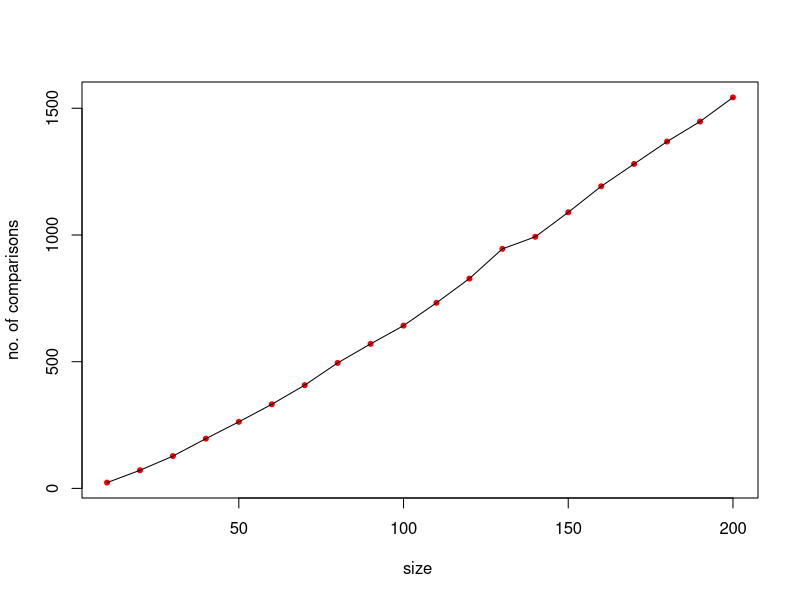

This figure's R source:
make.some_function<-function(){
  count<-0
  f<-function(){
    count<<-count+1
    
  }
  return(f)
}

some_function<-make.some_function()

quicksort<-function(arr){
  
  mid<-sample(arr,1)
  left<-c()
  right<-c()
  
  lapply(arr[arr != mid],function(d){
    if(d<mid){
      left<<-c(left,d)
      some_function()
    }
    else{
      right<<-c(right,d)
      some_function()
    }
  })
  
  if(length(left) > 1 ){
    
    left<- quicksort(left)
  }
  
  if(length(right) > 1){
    
    right<-quicksort(right)
  }
  
  c(left,mid,right)
}


no_compare<-c(0,0,0,0,0,0,0,0,0,0,0,0,0,0,0,0,0,0,0,0)
for (case in (1:20)*10) {
  
  a<- array(runif(case, min=0, max = 1000))
  print(a)
  
  for (times in 1:20) {
    sample(a)
    some_function<-make.some_function()
    x1<-quicksort(a)
    print(x1)
    
    no_compare[(case)/10]<-no_compare[(case)/10]+some_function()-1
    
  }
  no_compare[(case)/10]<-no_compare[(case)/10]/20
  
}
print(no_compare)
size<-array((1:20)*10)
plot(size,no_compare,xlab = "size ",ylab = "no. of comparisons",col="red",pch=20)
lines(size,no_compare)
